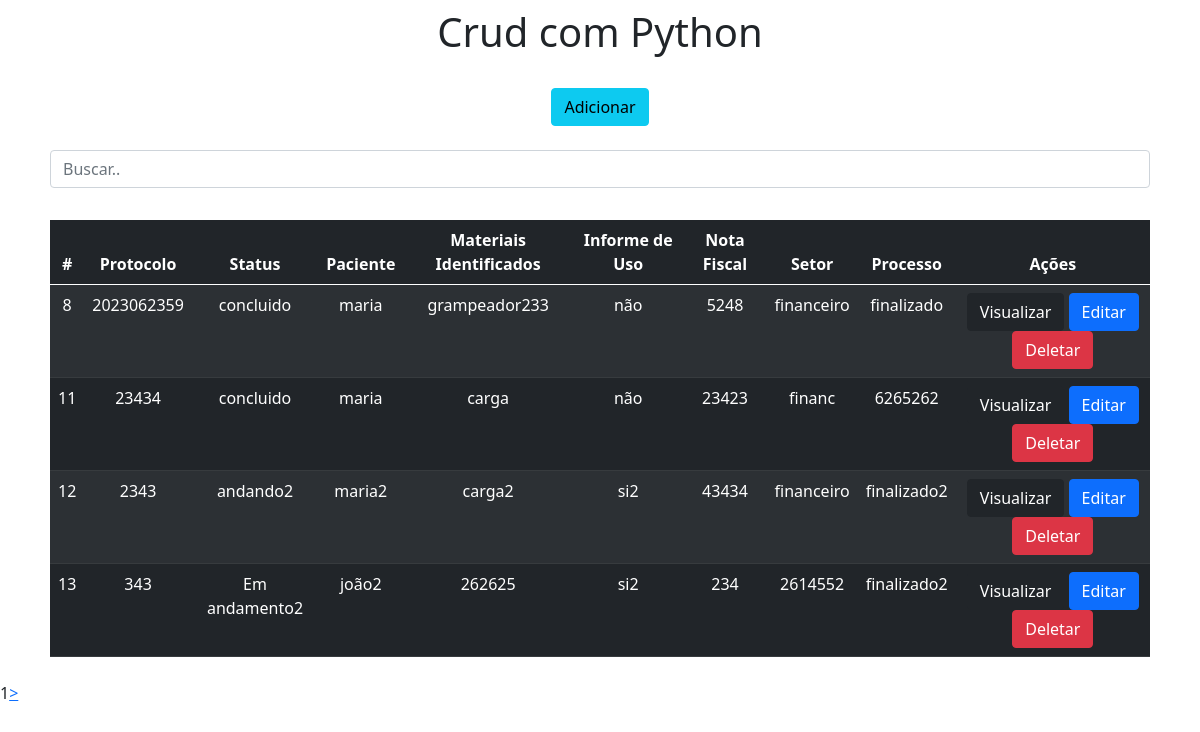
The page / on the database its author committed.
### app/models.py (models this page shows)
class Processos(models.Model):
    Protocolo = models.IntegerField(max_length=10)
    Status = models.CharField(max_length=30)
    Paciente = models.CharField(max_length=30)
    Materiais_Identificado = models.CharField(max_length=30)
    Informe_de_Uso = models.CharField(max_length=3)
    Nota_Fiscal = models.IntegerField(max_length=10)
    Setor = models.CharField(max_length=20)
    Processo = models.CharField(max_length=30)

### app/views.py (the view)
# urls.py: 2. Add a URL to urlpatterns:  path('', views.home, name='home')
def home(request):
    data = {}
    search = request.GET.get('search')
    if search:
        data['db'] = Processos.objects.filter(id__icontains=search)
        data['db'] = Processos.objects.filter(Protocolo__icontains=search)
        data['db'] = Processos.objects.filter(Status__icontains=search)
        data['db'] = Processos.objects.filter(Paciente__icontains=search)
        data['db'] = Processos.objects.filter(Materiais_Identificado__icontains=search)
        data['db'] = Processos.objects.filter(Informe_de_Uso__icontains=search)
        data['db'] = Processos.objects.filter(Nota_Fiscal__icontains=search)
        data['db'] = Processos.objects.filter(Setor__icontains=search)
        data['db'] = Processos.objects.filter(Processo__icontains=search)
    else:
        data['db'] = Processos.objects.all()
    all = Processos.objects.all()
    paginator = Paginator(all, 4)
    pages = request.GET.get('page')
    data['db'] = paginator.get_page(pages)
    return render(request, 'index.html', data)

### app/templates/index.html (shortened to what this page needs)
<!DOCTYPE html>
<html lang="pt-br">
<head>
    <link rel="stylesheet" href="https://cdn.jsdelivr.net/npm/bootstrap@5.0.2/dist/css/bootstrap.min.css"
        rel="stylesheet"
>
</head>
<body>
    <div class="col-8 m-auto pt-2 pb-2 text-center">
        <h1>Crud com Python</h1>
    </div>
    <div class="col-11 m-auto pt-3 pb-2 text-center">
        <a href="/form" class="btn btn-info">Adicionar</a>
    </div>
    <div class="col-11 m-auto pt-3 pb-2 text-center">
        <form method="get">
            <input type="text" id="search" name="search" class="form-control" placeholder="Buscar..">
        </form>
    </div>
    <div class="col-11 m-auto pt-4 pb-2 text-center">
        <table class="table table-dark table-striped">
            <thead>
                <tr>
                    <th scope="col">#</th>
                    <th scope="col">Protocolo</th>
                    <th scope="col">Status</th>
                    <th scope="col">Paciente</th>
                    <th scope="col">Materiais Identificados</th>
                    <th scope="col">Informe de Uso</th>
                    <th scope="col">Nota Fiscal</th>
                    <th scope="col">Setor</th>
                    <th scope="col">Processo</th>
                    <th scope="col">Ações</th>
                </tr>
            </thead>
            <tbody>
                {% for dbs in db %}
                <tr>
                    <td>{{dbs.id}}</td>
                    <td>{{dbs.Protocolo}}</td>
                    <td>{{dbs.Status}}</td>
                    <td>{{dbs.Paciente}}</td>
                    <td>{{dbs.Materiais_Identificado}}</td>
                    <td>{{dbs.Informe_de_Uso}}</td>
                    <td>{{dbs.Nota_Fiscal}}</td>
                    <td>{{dbs.Setor}}</td>
                    <td>{{dbs.Processo}}</td>
                    <td>
                        <a href="/view/{{dbs.id}}/" class="btn btn-dark">Visualizar</a>
                        <a href="/edit/{{dbs.id}}/" class="btn btn-primary">Editar</a>
                        <a href="/delete/{{dbs.id}}/" class="btn btn-danger btnDel">Deletar</a>
                    </td>
                </tr>
                {% endfor %}
            </tbody>
        </table>
    </div>
    <div class="pagination">
        {{db.number}}
        {% if db.has_next %}
            <a href="?page={{db.next_page_number}}"> > </a>
        {% endif %}
    </div>
    {% load static %}
</body>
</html>

### rows shown on the page
Processos: id "8", Protocolo "2023062359", Status "concluido", Paciente "maria", Materiais_Identificado "grampeador233", Informe_de_Uso "não", Nota_Fiscal "5248", Setor "financeiro", Processo "finalizado"
Processos: id "11", Protocolo "23434", Status "concluido", Paciente "maria", Materiais_Identificado "carga", Informe_de_Uso "não", Nota_Fiscal "23423", Setor "financ", Processo "6265262"
Processos: id "12", Protocolo "2343", Status "andando2", Paciente "maria2", Materiais_Identificado "carga2", Informe_de_Uso "si2", Nota_Fiscal "43434", Setor "financeiro", Processo "finalizado2"
Processos: id "13", Protocolo "343", Status "Em andamento2", Paciente "joão2", Materiais_Identificado "262625", Informe_de_Uso "si2", Nota_Fiscal "234", Setor "2614552", Processo "finalizado2"

### other values the page prints
{{ db.number }} "1"
